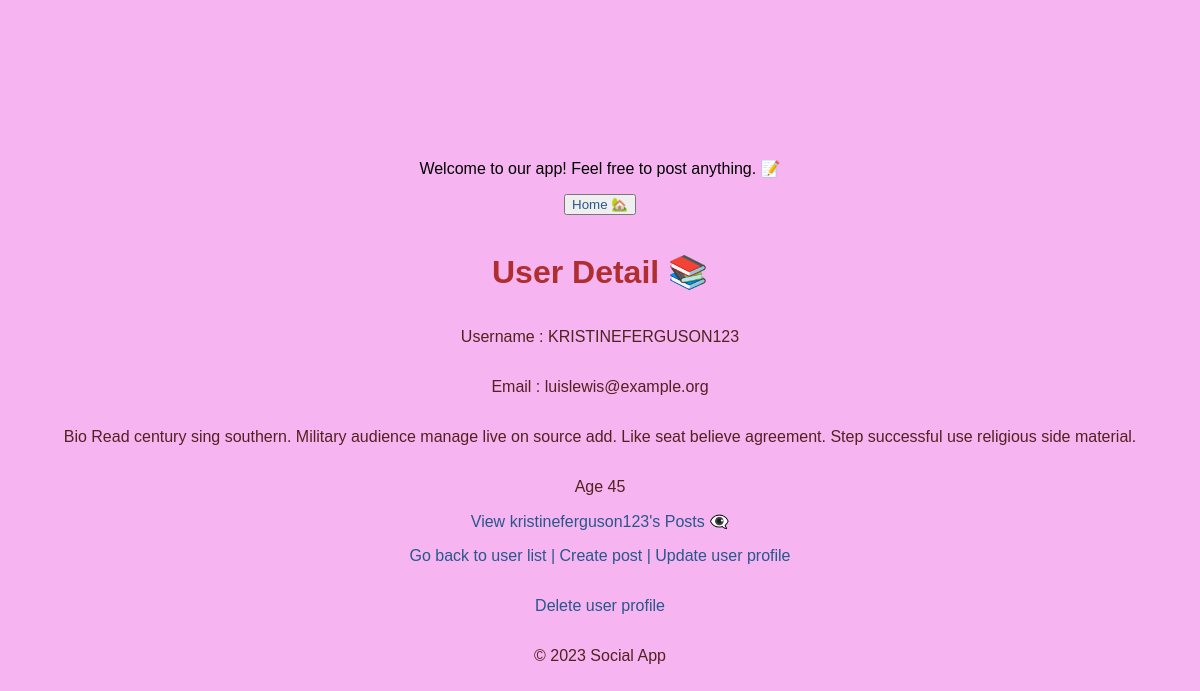
The app's page /app/users/kristineferguson123, older data.
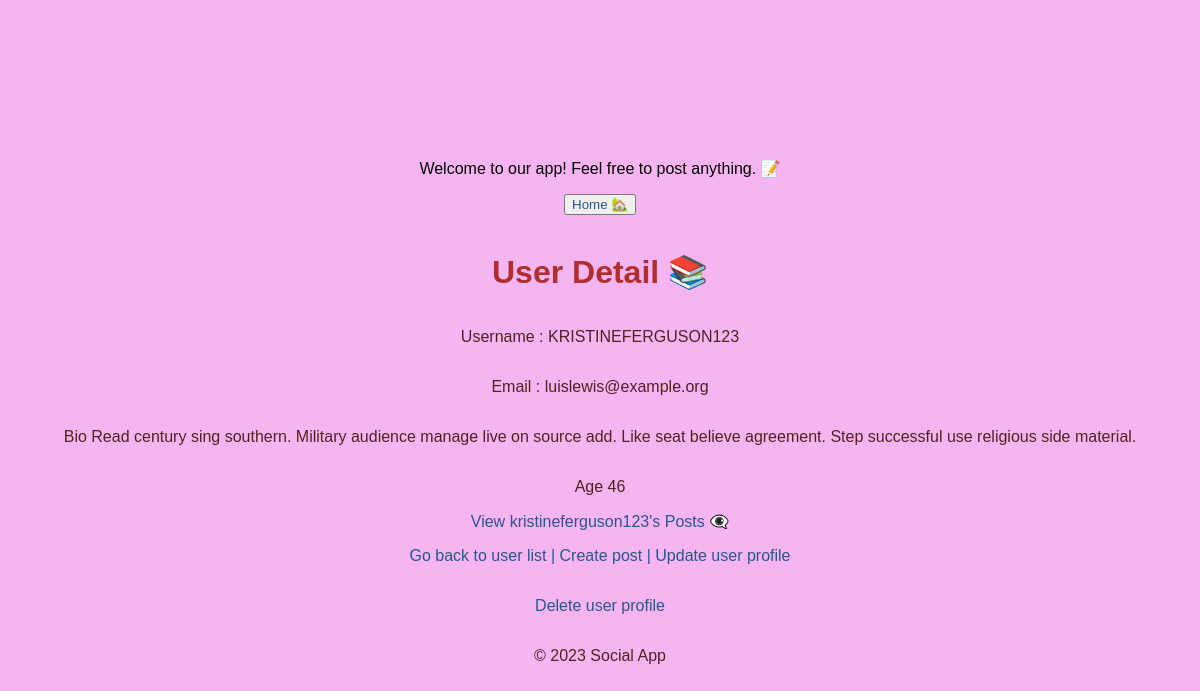
The same page, newer data.
### social_app/models.py (models this page shows, shortened)
class User(models.Model):
    username = models.CharField(max_length=50,unique=True,validators=[validate_bad_words,validators.validate_slug])
    email = models.EmailField(unique=True,validators=[valide_email,validators.EmailValidator(message='enter a valid email')])
    bio = models.TextField(blank=True,validators=[validate_bad_words])
    joined_at = models.DateTimeField(default=timezone.now)
    age = models.PositiveIntegerField(null=True,validators=[validate_age])
    class Meta:
        ordering = ['-joined_at','username']
        constraints = [models.UniqueConstraint(fields=['username','email'],name='unique email/username')]
        db_table = 'users table'
        verbose_name = 'users from the app'

### social_app/views_1.py (the view)
class UserDetailView(DetailView):
    model = User
    context_object_name = 'user'
    template_name = 'social_app/user_detail.html'
    slug_field = 'username'
    slug_url_kwarg = 'username'

### social_app/templates/social_app/user_detail.html
{% extends 'social_app/base.html' %}
    {% block content %}
    <h1>User Detail 📚</h1>
    <p>Username : {{ user.username|upper }}</p>
    <p>Email : {{ user.email }}</p>
    <p>Bio {{ user.bio }}</p>
    <p>Age {{ user.age }}</p>
    <a href="{% url 'user_posts' username=user.username %}">View {{ user.username }}'s Posts 👁️‍🗨️</a>
    <p><a href="{% url 'user_list' %}">Go back to user list</a>
    <a href="{% url 'create_post' username=user.username %}">| Create post</a>
    <a href="{% url 'update_user' username=user.username %}">| Update user profile</a></p>
    <p><a href="{% url 'delete_user' username=user.username %}">Delete user profile</a></p>
    {% endblock %}

Row changes from the older to the newer data that the page shows:
changed User "KRISTINEFERGUSON123": age "45" → "46"
